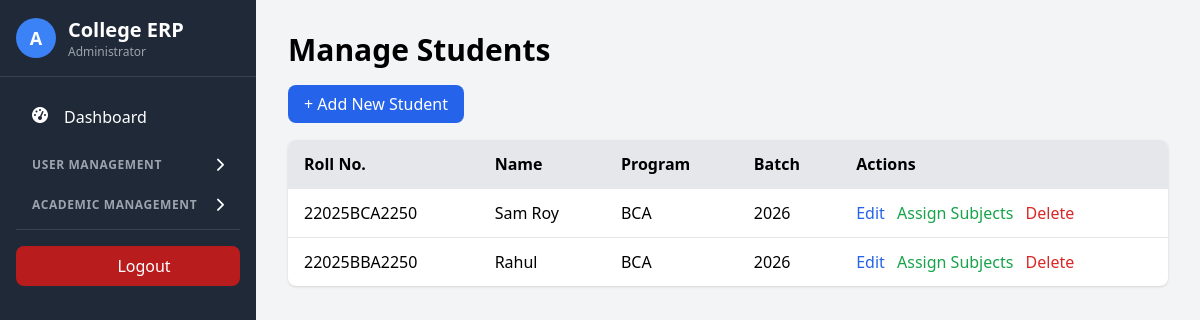
The app's page /admin/manage_students.php (signed in) with its own data.
### tables this page shows
CREATE TABLE IF NOT EXISTS `students` (
  `student_id` int NOT NULL AUTO_INCREMENT,
  `user_id` int DEFAULT NULL,
  `full_name` varchar(100) NOT NULL,
  `roll_number` varchar(20) NOT NULL,
  `program` varchar(50) NOT NULL,
  `batch` year NOT NULL,
  `contact` varchar(20) DEFAULT NULL,
  PRIMARY KEY (`student_id`),
  UNIQUE KEY `roll_number` (`roll_number`),
  UNIQUE KEY `user_id` (`user_id`)
);

CREATE TABLE IF NOT EXISTS `programs` (
  `program_id` int NOT NULL AUTO_INCREMENT,
  `program_name` varchar(100) NOT NULL,
  `duration_years` int NOT NULL,
  `description` text,
  `department_id` int DEFAULT NULL,
  `total_core_courses` int NOT NULL DEFAULT '0',
  `total_elective_courses` int NOT NULL DEFAULT '0',
  `elective_options` int NOT NULL DEFAULT '0',
  PRIMARY KEY (`program_id`)
);

### admin/manage_students.php (the view, shortened to what this page needs)
<?php
require_once '../config/db.php';
$stmt = $pdo->query("
    SELECT s.*, p.program_name
    FROM students s
    LEFT JOIN programs p ON s.program = p.program_id
");
$students = $stmt->fetchAll();
?>
<!DOCTYPE html>
<html lang="en">
<head>
    <script src="https://cdn.tailwindcss.com"></script>
	<link rel="stylesheet" href="https://cdnjs.cloudflare.com/ajax/libs/font-awesome/6.0.0/css/all.min.css">
</head>
<body class="bg-gray-100">
<div class="md:flex">
<?php include '../includes/admin_sidebar.php'; ?>
    <div class="main-content p-8 mt-16 md:mt-0 mt-16 md:ml-64 w-full">
        <h1 class="text-3xl font-bold mb-6">Manage Students</h1>
        <div class="mb-6">
            <a href="add_student.php" class="bg-blue-600 text-white px-4 py-2 rounded-lg hover:bg-blue-700 transition">
                + Add New Student
            </a>
        </div>
        <div class="bg-white rounded-lg shadow overflow-hidden">
            <table class="min-w-full">
                <thead class="bg-gray-200">
                    <tr>
                        <th class="py-3 px-4 text-left">Roll No.</th>
                        <th class="py-3 px-4 text-left">Name</th>
                        <th class="py-3 px-4 text-left">Program</th>
                        <th class="py-3 px-4 text-left">Batch</th>
                        <th class="py-3 px-4 text-left">Actions</th>
                    </tr>
                </thead>
                <tbody>
                    <?php foreach ($students as $student): ?>
                    <tr class="border-t">
                        <td class="py-3 px-4"><?= htmlspecialchars($student['roll_number']) ?></td>
                        <td class="py-3 px-4"><?= htmlspecialchars($student['full_name']) ?></td>
                        <td class="py-3 px-4"><?= htmlspecialchars($student['program_name'] ?? 'N/A') ?></td>
                        <td class="py-3 px-4"><?= htmlspecialchars($student['batch']) ?></td>
                        <td class="py-3 px-4">
                            <a href="edit_student.php?id=<?= $student['student_id'] ?>"
                               class="text-blue-600 hover:underline mr-2">Edit</a>
                            <a href="assign_subjects.php?student_id=<?= $student['student_id'] ?>"
                               class="text-green-600 hover:underline mr-2">Assign Subjects</a>
                            <a href="delete_student.php?id=<?= $student['student_id'] ?>"
                               class="text-red-600 hover:underline"
                               onclick="return confirm('Are you sure?')">Delete</a>
                        </td>
                    </tr>
                    <?php endforeach; ?>
                </tbody>
            </table>
        </div>
    </div>
</div>
</body>
</html>

### records on screen
students: roll_number "22025BCA2250", full_name "Sam Roy", programs.program_name "BCA", batch "2026"
students: roll_number "22025BBA2250", full_name "Rahul", programs.program_name "BCA", batch "2026"
